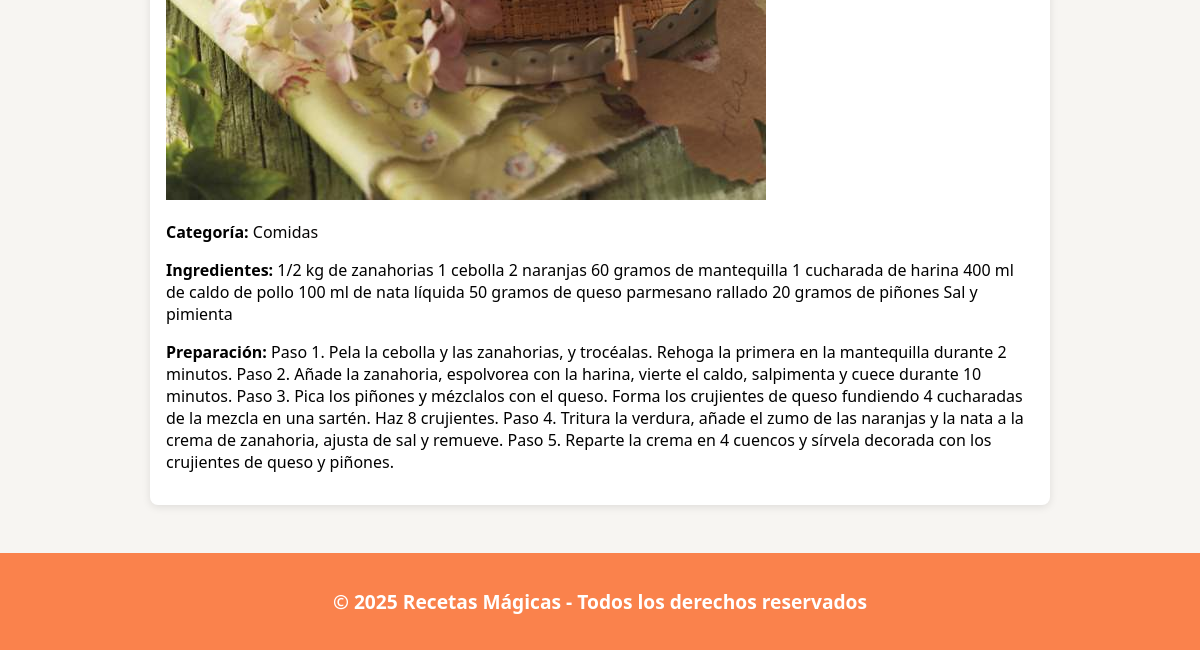
Before: / (lower part) with the older database file.
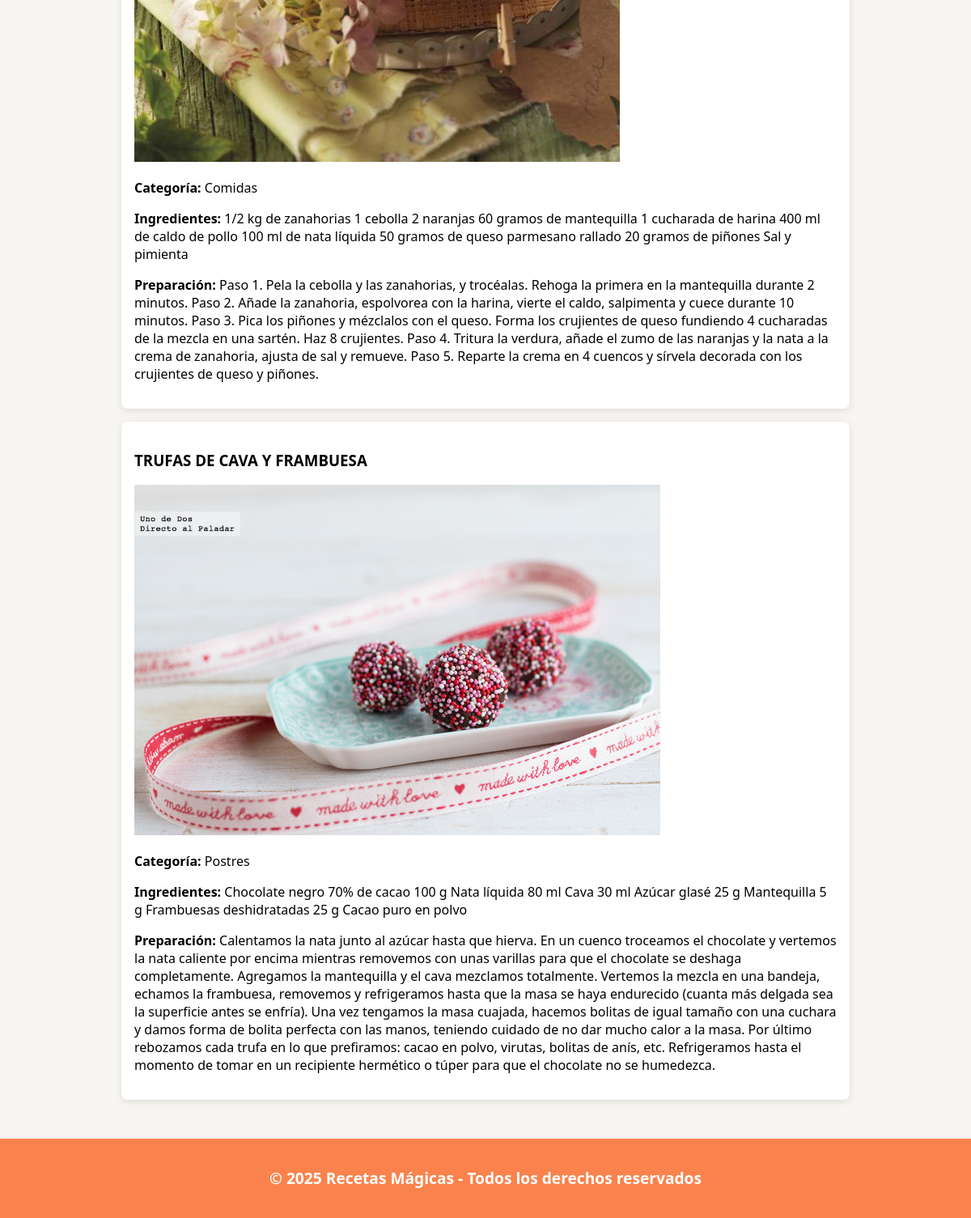
After: the same page with the newer database file.
### app/models.py (models this page shows)
class Recipe(db.Model):
    id = db.Column(db.Integer, primary_key=True)
    title = db.Column(db.String(100), nullable=False)
    ingredients = db.Column(db.Text, nullable=False)
    preparation = db.Column(db.Text, nullable=False)
    category_id = db.Column(db.Integer, db.ForeignKey('category.id'), nullable=False)
    image = db.Column(db.String(120))
    user_id = db.Column(db.Integer, db.ForeignKey('user.id'), nullable=False)  # NUEVO

class Category(db.Model):
    id = db.Column(db.Integer, primary_key=True)
    name = db.Column(db.String(50), unique=True, nullable=False)
    recipes = db.relationship('Recipe', backref='category', lazy=True)

### app/routes.py (the view)
@bp.route('/')
def index():
    recipes = Recipe.query.all()
    categories = Category.query.all()
    return render_template('index.html', recipes=recipes, categories=categories)

### app/templates/index.html (shortened to what this page needs)
{% extends 'base.html' %}
{% block content %}
  {% for receta in recipes %}
    <div class="card">
      <h3>{{ receta.title }}</h3>
      {% if receta.image %}
        <img src="{{ url_for('static', filename='uploads/' ~ receta.image) }}" alt="Imagen de receta" class="recipe-image" />
      {% endif %}
      <p><strong>Categoría:</strong>
        <a href="{{ url_for('main.category', cat_id=receta.category.id) }}">{{ receta.category.name }}</a>
      </p>
      <p><strong>Ingredientes:</strong> {{ receta.ingredients }}</p>
      <p><strong>Preparación:</strong> {{ receta.preparation }}</p>
    </div>
  {% else %}
    <p>No hay recetas aún. ¡Agrega una!</p>
  {% endfor %}
{% endblock %}

Changed rows visible on the page:
added Recipe: title "TRUFAS DE CAVA Y FRAMBUESA", image (picture), category.name "Postres", ingredients "Chocolate negro 70% de cacao 100 g Nata líquida 80 ml Cava 30 ml Azúcar glasé 25 g Mantequilla 5 g Frambuesas deshidratadas 25 g Cacao puro en polvo", preparation "Calentamos la nata junto al azúcar hasta que hierva. En un cuenco troceamos el chocolate y vertemos la nata caliente por encima mientras removemos con unas varillas para que el chocolate se deshaga completamente. Agregamos la mantequilla y el cava mezclamos totalmente. Vertemos la mezcla en una bandeja, echamos la frambuesa, removemos y refrigeramos hasta que la masa se haya endurecido (cuanta más delgada sea la superficie antes se enfría). Una vez tengamos la masa cuajada, hacemos bolitas de igual tamaño con una cuchara y damos forma de bolita perfecta con las manos, teniendo cuidado de no dar mucho calor a la masa. Por último rebozamos cada trufa en lo que prefiramos: cacao en polvo,…"
